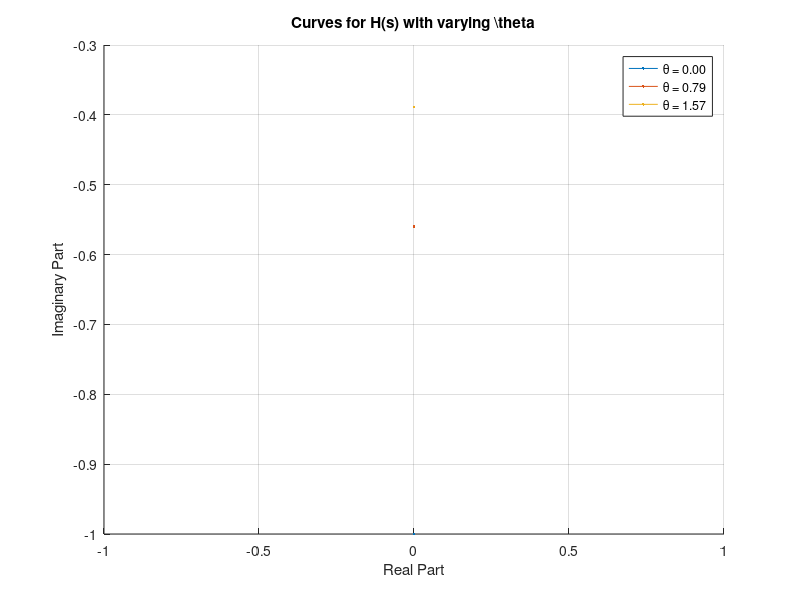

MATLAB code for this plot:
% Define the range for theta
theta = [0, pi/4, pi/2]; % Three different theta values

% Define the complex variable s
s = 1j; % s is the complex variable

% Initialize figure
figure;
hold on; % Hold on to plot multiple curves

% Loop through each theta value to calculate and plot H(s)
for i = 1:length(theta)
    H = 1 ./ (s + 1j * theta(i)); % Calculate H(s)
    plot(real(H), imag(H), 'DisplayName', sprintf('\\theta = %.2f', theta(i))); % Plot the curve
end

% Customize the plot
title('Curves for H(s) with varying \\theta');
xlabel('Real Part');
ylabel('Imaginary Part');
legend show; % Show legend
grid on; % Add grid
hold off; % Release the hold
